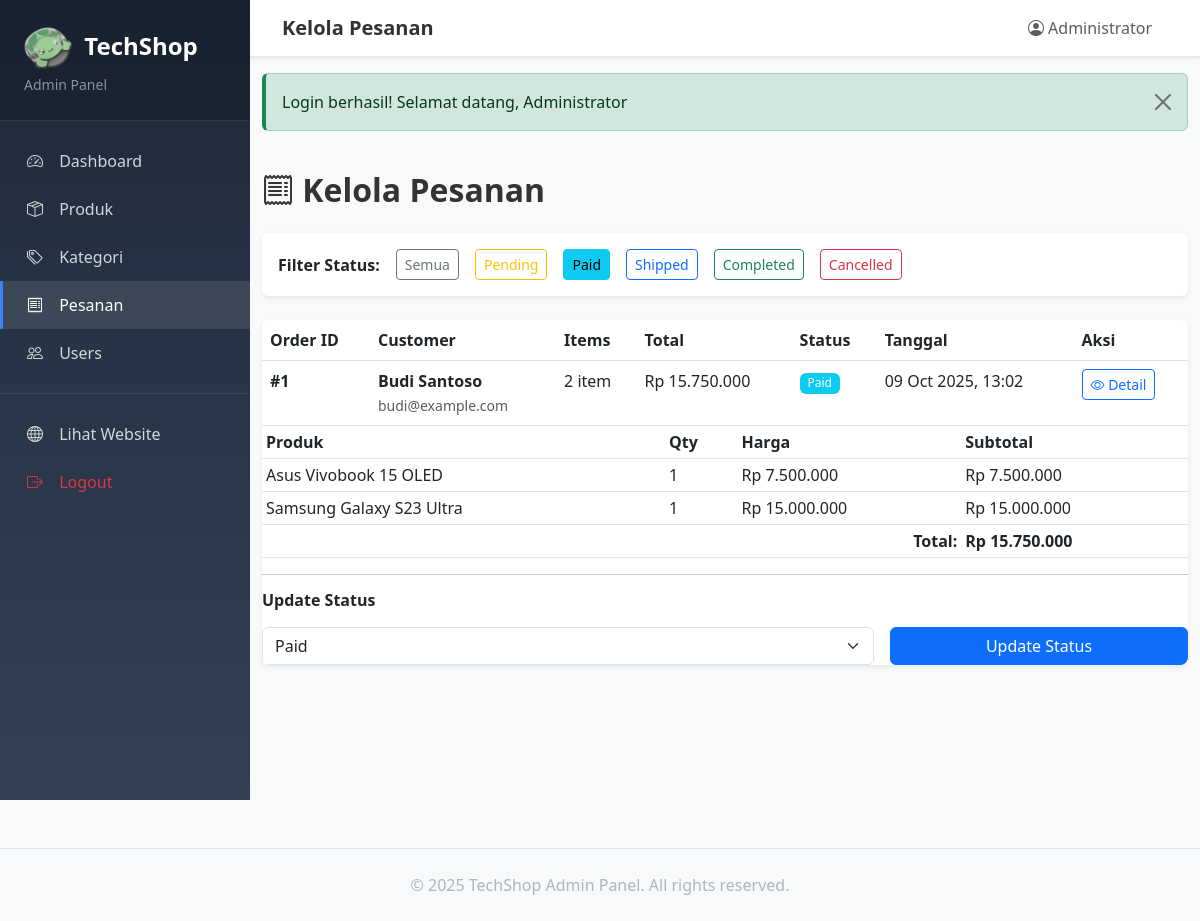
/admin/orders.php?status=paid (signed in), run on an earlier commit of the app's database.
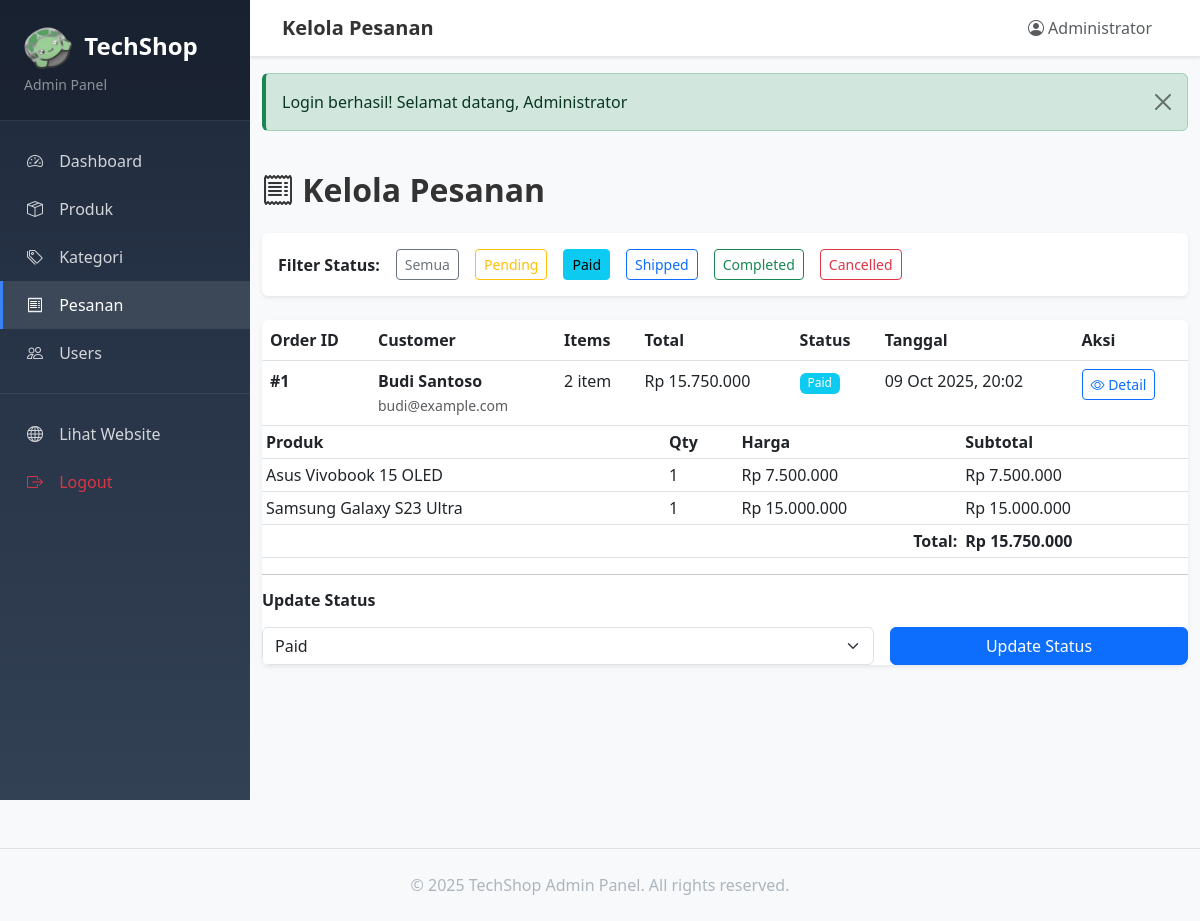
And on a later commit of the database.
### tables this page shows
CREATE TABLE `orders` (
  `id` int(11) NOT NULL,
  `user_id` int(11) NOT NULL,
  `total` decimal(12,2) NOT NULL,
  `status` enum('pending','paid','shipped','completed','cancelled') DEFAULT 'pending',
  `shipping_address` text DEFAULT NULL,
  `shipping_phone` varchar(20) DEFAULT NULL,
  `shipping_city` varchar(100) DEFAULT NULL,
  `shipping_postal_code` varchar(10) DEFAULT NULL,
  `notes` text DEFAULT NULL,
  `created_at` timestamp NULL DEFAULT current_timestamp(),
  `updated_at` timestamp NULL DEFAULT current_timestamp() ON UPDATE current_timestamp()
);

CREATE TABLE `users` (
  `id` int(11) NOT NULL,
  `name` varchar(100) NOT NULL,
  `email` varchar(100) NOT NULL,
  `password` varchar(255) NOT NULL COMMENT 'Prototype: MD5 hash (HARUS MIGRASI ke password_hash)',
  `is_admin` tinyint(1) DEFAULT 0 COMMENT '0=Customer, 1=Admin',
  `created_at` timestamp NULL DEFAULT current_timestamp()
);

### db.php (called while the page is built, shortened)
<?php
$servername = "localhost:3307";
$username = "root";
$password = "";
$db = "ecommerce2";
$conn = mysqli_connect($servername, $username, $password,$db);
mysqli_set_charset($conn, "utf8mb4");
function escape($string) {
    global $conn;
    return mysqli_real_escape_string($conn, trim($string));
}
function clean($string) {
    return htmlspecialchars(trim($string), ENT_QUOTES, 'UTF-8');
}
?>

### config.php (called while the page is built, shortened)
<?php
function format_rupiah($number) {
    return "Rp " . number_format($number, 0, ',', '.');
}
?>

### admin/orders.php (the view, shortened to what the changed rows need)
<?php
require_once '../db.php';
require_once '../config.php';
$filter_status = isset($_GET['status']) ? escape($_GET['status']) : '';
$where = !empty($filter_status) ? "WHERE o.status = '$filter_status'" : "";
$query = "SELECT o.*, u.name as customer_name, u.email as customer_email,
          (SELECT COUNT(*) FROM order_items WHERE order_id = o.id) as item_count
          FROM orders o
          JOIN users u ON o.user_id = u.id
          $where
          ORDER BY o.created_at DESC";
$orders = mysqli_query($conn, $query);
include 'header_admin.php';
?>
<div class="container-fluid py-4">
    <h2 class="fw-bold mb-4"><i class="bi bi-receipt"></i> Kelola Pesanan</h2>
    <div class="card border-0 shadow-sm">
        <div class="card-body p-0">
            <div class="table-responsive">
                <table class="table table-hover mb-0">
                    <thead class="bg-light">
                        <tr>
                            <th>Order ID</th>
                            <th>Customer</th>
                            <th>Items</th>
                            <th>Total</th>
                            <th>Status</th>
                            <th>Tanggal</th>
                            <th>Aksi</th>
                        </tr>
                    </thead>
                    <tbody>
                        <?php if (mysqli_num_rows($orders) > 0): ?>
                            <?php while ($order = mysqli_fetch_assoc($orders)): ?>
                                <tr>
                                    <td><strong>#<?php echo $order['id']; ?></strong></td>
                                    <td>
                                        <strong><?php echo clean($order['customer_name']); ?></strong><br>
                                        <small class="text-muted"><?php echo clean($order['customer_email']); ?></small>
                                    </td>
                                    <td><?php echo $order['item_count']; ?> item</td>
                                    <td><?php echo format_rupiah($order['total']); ?></td>
                                    <td>
                                        <?php
                                        $badge_class = '';
                                        switch ($order['status']) {
                                            case 'paid': $badge_class = 'bg-info'; break;
                                        }
                                        ?>
                                        <span class="badge <?php echo $badge_class; ?>">
                                            <?php echo ucfirst($order['status']); ?>
                                        </span>
                                    </td>
                                    <td><?php echo date('d M Y, H:i', strtotime($order['created_at'])); ?></td>
                                    <td>
                                        <button type="button" class="btn btn-sm btn-outline-primary"
                                                data-bs-toggle="modal" data-bs-target="#orderModal<?php echo $order['id']; ?>">
                                            <i class="bi bi-eye"></i> Detail
                                        </button>
                                    </td>
                                </tr>
                                <div class="modal fade" id="orderModal<?php echo $order['id']; ?>" tabindex="-1">
                                    <div class="modal-dialog modal-lg">
                                        <div class="modal-content">
                                            <div class="modal-body">
                                                <?php
                                                $items_query = "SELECT * FROM order_items WHERE order_id = {$order['id']}";
                                                $items = mysqli_query($conn, $items_query);
                                                ?>
                                                <table class="table table-sm">
                                                    <thead>
                                                        <tr>
                                                            <th>Produk</th>
                                                            <th>Qty</th>
                                                            <th>Harga</th>
                                                            <th>Subtotal</th>
                                                        </tr>
                                                    </thead>
                                                    <tbody>
                                                        <?php while ($item = mysqli_fetch_assoc($items)): ?>
                                                            <tr>
                                                                <td><?php echo clean($item['product_name']); ?></td>
                                                                <td><?php echo $item['quantity']; ?></td>
                                                                <td><?php echo format_rupiah($item['price']); ?></td>
                                                                <td><?php echo format_rupiah($item['price'] * $item['quantity']); ?></td>
                                                            </tr>
                                                        <?php endwhile; ?>
                                                    </tbody>
                                                    <tfoot>
                                                        <tr>
                                                            <td colspan="3" class="text-end"><strong>Total:</strong></td>
                                                            <td><strong><?php echo format_rupiah($order['total']); ?></strong></td>
                                                        </tr>
                                                    </tfoot>
                                                </table>
                                                <hr>
                                                <h6 class="fw-bold mb-3">Update Status</h6>
                                                <form method="POST" action="">
                                                    <div class="row g-3">
                                                        <div class="col-md-8">
                                                            <select class="form-select" name="status" required>
                                                                <option value="paid" <?php echo ($order['status'] == 'paid') ? 'selected' : ''; ?>>Paid</option>
                                                            </select>
                                                        </div>
                                                        <div class="col-md-4">
                                                            <button type="submit" name="update_status" class="btn btn-primary w-100">
                                                                Update Status
                                                            </button>
                                                        </div>
                                                    </div>
                                                </form>
                                            </div>
                                        </div>
                                    </div>
                                </div>
                            <?php endwhile; ?>
                        <?php endif; ?>
                    </tbody>
                </table>
            </div>
        </div>
    </div>
</div>
<?php include 'footer_admin.php'; ?>

What changed in the data, as far as the page shows it:
changed orders "Rp 15.750.000": created_at "09 Oct 2025, 13:02" → "09 Oct 2025, 20:02"
